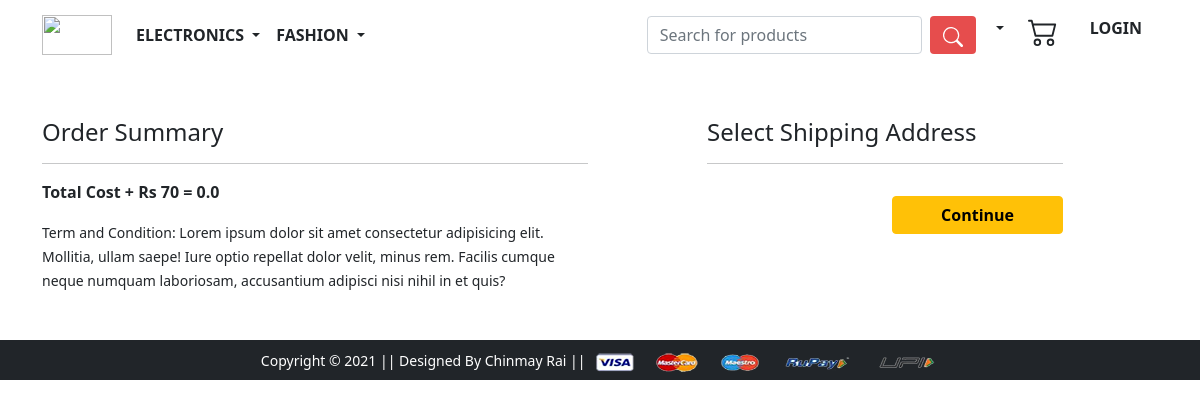
Before: /checkout/ (signed in) with the older database file.
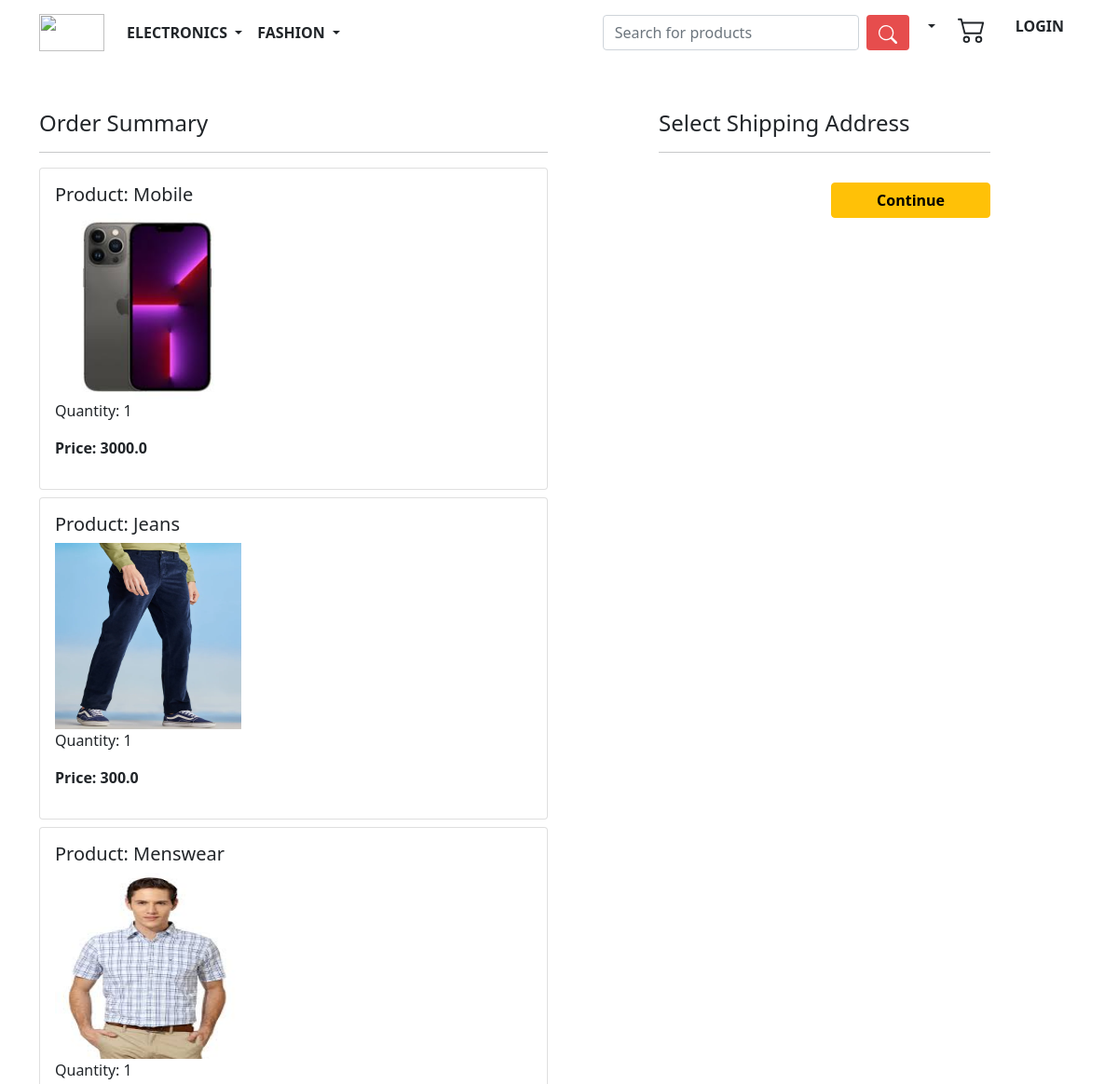
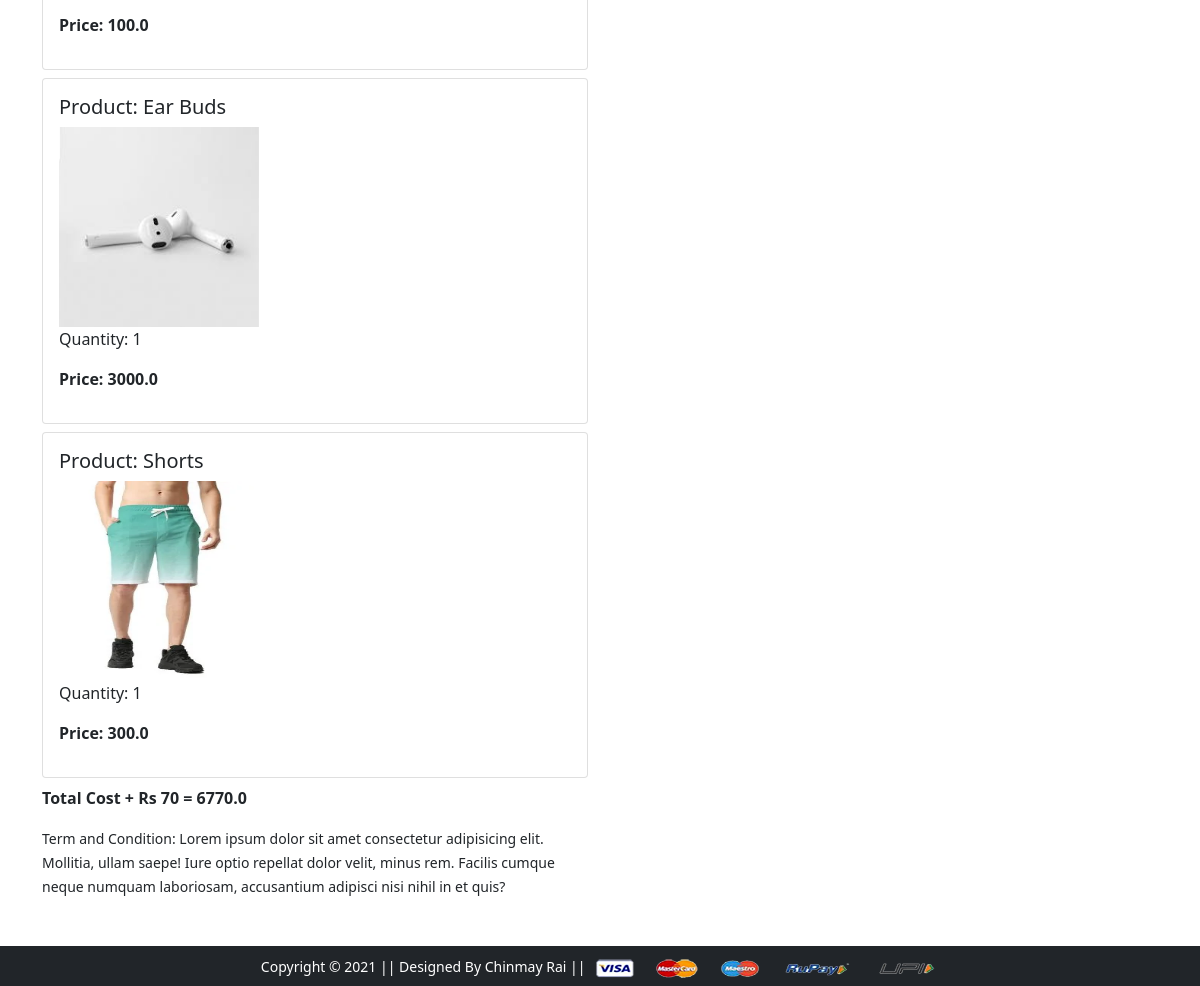
After: the same page with the newer database file (2 pictures, top to bottom).
### app/models.py (models this page shows, shortened)
class Cart(models.Model):
    user = models.ForeignKey(User, on_delete=models.CASCADE)
    product = models.ForeignKey(Product, on_delete=models.CASCADE)
    quantity = models.PositiveIntegerField(default =1)

class Product(models.Model):
    title = models.CharField(max_length=100)
    selling_price=models.FloatField()
    discounted_price=models.FloatField()
    description=models.TextField()
    brand = models.CharField(max_length=200)
    category = models.CharField(choices = CATEGORY_CHOICES,max_length=2)
    product_image = models.ImageField(upload_to='producting')

### app/views.py (the view)
# urls.py: path('checkout/', views.checkout, name='checkout'),
@login_required
def checkout(request):
    user = request.user
    add = Customer.objects.filter(user=user)
    cart_items = Cart.objects.filter(user=user)
    amount=0.0
    shipping_amount=70.0
    totalamount= 0.0
    cart_product = [p for p in Cart.objects.all() if p.user == request.user]
    if cart_product:
        for p in cart_product:
            tempamount=(p.quantity * p.product.discounted_price)
            amount+= tempamount
        totalamount= amount+ shipping_amount
    return render(request, 'app/checkout.html',{'add': add, 'totalamount':totalamount, 'cart_items':cart_items})

### app/templates/app/checkout.html (shortened to what this page needs)
{% extends 'app/base.html' %}
{% load static %}
{% block main-content %}
<div class="container">
 <div class="row mt-5">
  <div class="col-sm-6">
    <h4>Order Summary</h4>
    <hr>
    {% for item in cart_items %}
      <div class="card mb-2">
        <div class="card-body">
          <h5>Product: {{item.product.title}}</h5>
          <img  src="{{item.product.product_image.url}}" height="200px" width="200px"  alt="">
          <p>Quantity: {{item.quantity}}</p>
          <p class="fw-bold">Price: {{item.product.discounted_price}} </p>
        </div>
      </div>
      {% endfor %}
      <p class="fw-bold">Total Cost + Rs 70 = {{totalamount}}</p>
    <small>Term and Condition: Lorem ipsum dolor sit amet consectetur adipisicing elit. Mollitia, ullam saepe! Iure optio repellat dolor velit, minus rem. Facilis cumque neque numquam laboriosam, accusantium adipisci nisi nihil in et quis?</small>
  </div>
  <div class="col-sm-4 offset-sm-1">
    <h4>Select Shipping Address</h4>
    <hr>
    <form action="/paymentdone">
        <div class="text-end">
          <button type="submit" class="btn btn-warning mt-3 px-5 fw-bold">Continue</button>
        </div>
      </form>
    </div>
  </div>
</div>
{% endblock main-content %}

Changed rows visible on the page:
added Cart: product "Mobile", product.product_image (picture), quantity "1", product.discounted_price "3000.0"
added Cart: product "Jeans", product.product_image (picture), quantity "1", product.discounted_price "300.0"
added Cart: product "Menswear", product.product_image (picture), quantity "1", product.discounted_price "100.0"
added Cart: product "Ear Buds", product.product_image (picture), quantity "1", product.discounted_price "3000.0"
added Cart: product "Shorts", product.product_image (picture), quantity "1", product.discounted_price "300.0"
Other visible differences:
{{ totalamount }}: "0.0" → "6770.0"
